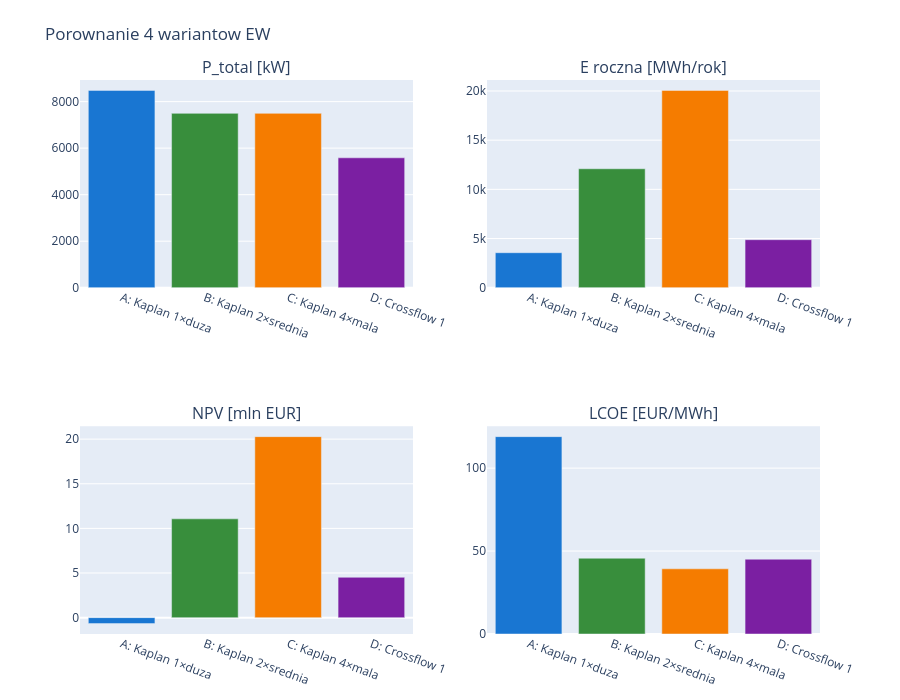

Notebook code for this chart:
### Markdown cell above
## Krok 4: Wykresy porownawcze

### Code cell
# 4-panel: P_total, E, NPV, LCOE
fig = make_subplots(rows=2, cols=2,
    subplot_titles=['P_total [kW]', 'E roczna [MWh/rok]',
                    'NPV [mln EUR]', 'LCOE [EUR/MWh]'])
colors = ['#1976D2', '#388E3C', '#F57C00', '#7B1FA2']
for col_name, row, col in [('P_total [kW]', 1, 1), ('E [MWh/rok]', 1, 2),
                            ('NPV [mln EUR]', 2, 1), ('LCOE [EUR/MWh]', 2, 2)]:
    fig.add_trace(go.Bar(x=df_compare['Wariant'], y=df_compare[col_name],
        marker_color=colors[:len(df_compare)], showlegend=False), row=row, col=col)
fig.update_layout(height=700, title='Porownanie 4 wariantow EW',
    margin=dict(t=80, b=60))
fig.update_xaxes(tickangle=20)
fig.show()

### Figure 1 — Plotly figure (JSON) as saved in the notebook; plotly's stock layout.template omitted (floating-point values rounded to 4 significant figures)
{"data": [{"marker": {"color": ["#1976D2", "#388E3C", "#F57C00", "#7B1FA2"]}, "showlegend": false, "type": "bar", "x": ["A: Kaplan 1×duza", "B: Kaplan 2×srednia", "C: Kaplan 4×mala", "D: Crossflow 1"], "xaxis": "x", "y": [8482.0, 7495.0, 7495.0, 5585.0], "yaxis": "y"}, {"marker": {"color": ["#1976D2", "#388E3C", "#F57C00", "#7B1FA2"]}, "showlegend": false, "type": "bar", "x": ["A: Kaplan 1×duza", "B: Kaplan 2×srednia", "C: Kaplan 4×mala", "D: Crossflow 1"], "xaxis": "x2", "y": [3561.0, 12090.0, 20060.0, 4885.0], "yaxis": "y2"}, {"marker": {"color": ["#1976D2", "#388E3C", "#F57C00", "#7B1FA2"]}, "showlegend": false, "type": "bar", "x": ["A: Kaplan 1×duza", "B: Kaplan 2×srednia", "C: Kaplan 4×mala", "D: Crossflow 1"], "xaxis": "x3", "y": [-0.67, 11.07, 20.28, 4.52], "yaxis": "y3"}, {"marker": {"color": ["#1976D2", "#388E3C", "#F57C00", "#7B1FA2"]}, "showlegend": false, "type": "bar", "x": ["A: Kaplan 1×duza", "B: Kaplan 2×srednia", "C: Kaplan 4×mala", "D: Crossflow 1"], "xaxis": "x4", "y": [119.0, 45.7, 39.3, 45.1], "yaxis": "y4"}], "layout": {"annotations": [{"font": {"size": 16}, "showarrow": false, "text": "P_total [kW]", "x": 0.225, "xanchor": "center", "xref": "paper", "y": 1, "yanchor": "bottom", "yref": "paper"}, {"font": {"size": 16}, "showarrow": false, "text": "E roczna [MWh/rok]", "x": 0.775, "xanchor": "center", "xref": "paper", "y": 1, "yanchor": "bottom", "yref": "paper"}, {"font": {"size": 16}, "showarrow": false, "text": "NPV [mln EUR]", "x": 0.225, "xanchor": "center", "xref": "paper", "y": 0.375, "yanchor": "bottom", "yref": "paper"}, {"font": {"size": 16}, "showarrow": false, "text": "LCOE [EUR/MWh]", "x": 0.775, "xanchor": "center", "xref": "paper", "y": 0.375, "yanchor": "bottom", "yref": "paper"}], "height": 700, "margin": {"b": 60, "t": 80}, "title": {"text": "Porownanie 4 wariantow EW"}, "xaxis": {"anchor": "y", "domain": [0, 0.45], "tickangle": 20}, "xaxis2": {"anchor": "y2", "domain": [0.55, 1], "tickangle": 20}, "xaxis3": {"anchor": "y3", "domain": [0, 0.45], "tickangle": 20}, "xaxis4": {"anchor": "y4", "domain": [0.55, 1], "tickangle": 20}, "yaxis": {"anchor": "x", "domain": [0.625, 1]}, "yaxis2": {"anchor": "x2", "domain": [0.625, 1]}, "yaxis3": {"anchor": "x3", "domain": [0, 0.375]}, "yaxis4": {"anchor": "x4", "domain": [0, 0.375]}}}
